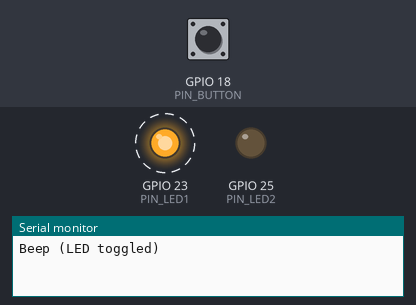
The sketch below on a simulated ESP32. Parts: output pins drawn as LEDs (lit = HIGH), the last lines printed to the serial monitor. Dashed ring = blinking. The test bench sets the inputs (shaded band); at power-on: GPIO 18 (PIN_BUTTON) HIGH.

Above: at 1.2 s.
1.3 s: GPIO 18 (PIN_BUTTON) pulled LOW for 0.15 s
At 3.4 s:
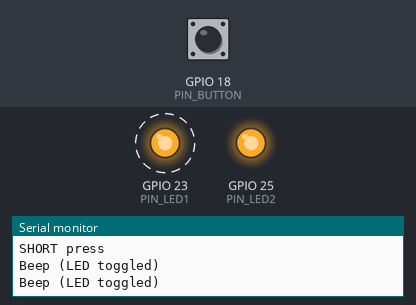
4.4 s: GPIO 18 (PIN_BUTTON) pulled LOW for 1 s
Timing chart, 0 to 13.5 s (numbered marks = the images above; inputs shaded):
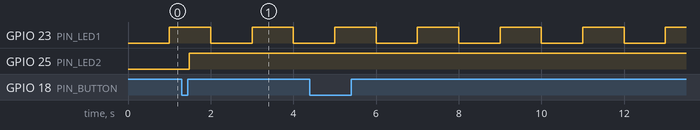

The sketch:

sketch.ino
```cpp
// Episode 3: Button debounce logic
#include "blinking_led.hpp"
#include "button_control.hpp"

void setup() {
  Serial.begin(115200);
  setup_heartbeat();
  setup_button_and_led();
}

void loop() {
  nonblocking_blink(1000);
  control_led_with_button();
}
```

blinking_led.hpp
```cpp
// Episode 1: Add Setup and non-blocking Logic for our blinking-heartbeat-LED.
#pragma once

#include <Arduino.h>

static constexpr int PIN_LED1 = 23;

void setup_heartbeat() {
  pinMode(PIN_LED1, OUTPUT);
  digitalWrite(PIN_LED1, LOW); // It is good practice setting up an initial value, for OUTPUT PINs.
}

void nonblocking_blink(const uint32_t time_ms) {
  static uint32_t t0 = 0;
  const uint32_t now = millis();
  if (now - t0 >= time_ms) {
    t0 += time_ms; // it could be t0 = now. But this way we avoid drifting from the expected interval with any loop delay.
    digitalWrite(PIN_LED1, !digitalRead(PIN_LED1));
    Serial.println("Beep (LED toggled)");
  }
}
```

button_control.hpp
```cpp
// Episode 2: Add a basic button controlling a LED.
// Episode 3: Add button debounce and modes.
#pragma once

#include <Arduino.h>

static constexpr int PIN_LED2   = 25;
static constexpr int PIN_BUTTON = 18;

static constexpr uint32_t DEBOUNCE_MS  = 35;
static constexpr uint32_t LONGPRESS_MS = 900;

static bool     stable        = true;
static bool     lastReading   = true;
static uint32_t lastChange_ms = 0;
static uint32_t pressStart_ms = 0;
static bool     pressed       = false;

void setup_button_and_led() {
  pinMode(PIN_LED2, OUTPUT);
  pinMode(PIN_BUTTON, INPUT_PULLUP);

  digitalWrite(PIN_LED2, LOW); // It is good practice setting up an initial value, for OUTPUT PINs.
}

void control_led_with_button() {
  // button with two modes.
  const bool reading = digitalRead(PIN_BUTTON);
  uint32_t now = millis();

  // debounce
  if (reading != lastReading) {
    lastReading   = reading;
    lastChange_ms = now;
  }
  if (now - lastChange_ms < DEBOUNCE_MS) {
    return;
  }

  if (reading != stable) {
    stable = reading;
    if (stable == LOW) {
      pressStart_ms = now;
      pressed = true;
    } else {
      if (pressed) {
        pressed = false;
        uint32_t held = now - pressStart_ms;
        if (held >= LONGPRESS_MS) {
          Serial.println("LONG press");
          digitalWrite(PIN_LED2, HIGH);
        } else {
          Serial.println("SHORT press");
          digitalWrite(PIN_LED2, !digitalRead(PIN_LED2));
        }
      }
    }
  }
}
```

Measured:
- after the input at 1.3 s, GPIO 25 (PIN_LED2): LOW → HIGH after 0.19 s
- by itself, GPIO 23 (PIN_LED1): alternates HIGH for 1.0 s and LOW for 1.0 s
